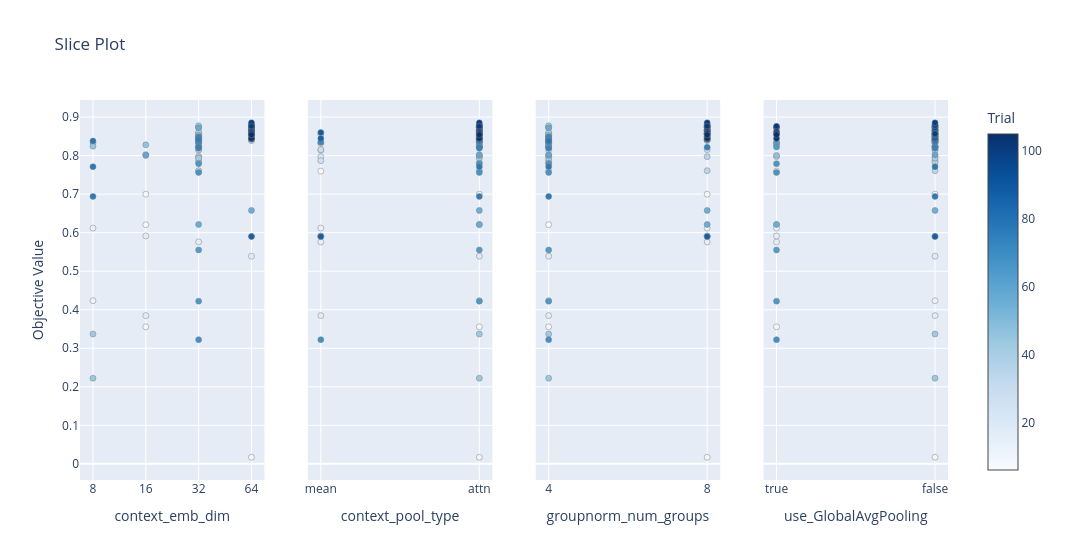

The notebook cell this image was saved under:
### Code cell
fig_slice = plot_slice(study, params=params_to_plot_ARCH)
fig_slice.show()

### Figure 1 — Plotly figure (JSON) as saved in the notebook; plotly's stock layout.template omitted (floating-point values rounded to 4 significant figures)
{"data": [{"marker": {"color": [6, 7, 8, 9, 10, 11, 12, 13, 14, 15, 16, 17, 18, 19, 20, 21, 22, 23, 24, 25, 26, 27, 28, 29, 30, 31, 32, 33, 34, 35, 36, 37, 38, 39, 40, 41, 42, 43, 44, 45, 46, 47, 48, 49, 50, 51, 52, 53, 54, 55, 56, 57, 58, 59, 60, 61, 62, 63, 64, 65, 66, 67, 68, 69, 70, 71, 72, 73, 74, 75, 76, 77, 78, 79, 80, 81, 82, 83, 84, 85, 86, 87, 88, 89, 90, 91, 92, 93, 94, 95, 96, 97, 98, 99, 100, 101, 102, 103, 104, 105], "colorbar": {"title": {"text": "Trial"}, "x": 1, "xpad": 40}, "colorscale": [[0, "rgb(247,251,255)"], [0.125, "rgb(222,235,247)"], [0.25, "rgb(198,219,239)"], [0.375, "rgb(158,202,225)"], [0.5, "rgb(107,174,214)"], [0.625, "rgb(66,146,198)"], [0.75, "rgb(33,113,181)"], [0.875, "rgb(8,81,156)"], [1, "rgb(8,48,107)"]], "line": {"color": "Grey", "width": 0.5}, "showscale": true}, "mode": "markers", "name": "Feasible Trial", "showlegend": false, "type": "scatter", "x": [32, 16, 16, 16, 64, 64, 8, 8, 64, 32, 16, 16, 64, 32, 32, 32, 32, 32, 64, 32, 32, 32, 32, 32, 32, 32, 32, 8, 32, 32, 32, 32, 32, 32, 32, 32, 32, 8, 8, 8, 16, 16, 32, 32, 32, 32, 32, 64, 64, 64, 32, 32, 16, 32, 32, 32, 32, 32, 32, 32, 32, 32, 32, 32, 32, 32, 32, 32, 32, 32, 8, 8, 8, 64, 64, 64, 64, 64, 64, 64, 64, 64, 64, 64, 64, 64, 64, 64, 64, 64, 64, 64, 64, 64, 64, 64, 64, 64, 64, 64], "xaxis": "x", "y": [0.7599, 0.6208, 0.3557, 0.7, 0.01719, 0.5906, 0.4234, 0.612, 0.8396, 0.576, 0.5917, 0.3849, 0.5391, 0.8552, 0.8349, 0.7974, 0.8531, 0.8583, 0.8396, 0.8141, 0.787, 0.8318, 0.8156, 0.8734, 0.8745, 0.8224, 0.8245, 0.8333, 0.7609, 0.7974, 0.8495, 0.8479, 0.7823, 0.8568, 0.8609, 0.8776, 0.7938, 0.337, 0.2224, 0.8245, 0.8281, 0.8005, 0.8438, 0.8391, 0.8526, 0.8469, 0.8365, 0.8562, 0.8568, 0.6578, 0.6214, 0.8724, 0.8026, 0.838, 0.8406, 0.824, 0.8333, 0.5552, 0.8224, 0.4224, 0.7792, 0.7563, 0.3224, 0.8422, 0.8484, 0.8349, 0.8479, 0.8193, 0.8219, 0.8417, 0.6943, 0.7714, 0.838, 0.8734, 0.8802, 0.8641, 0.849, 0.8427, 0.8672, 0.8724, 0.8448, 0.5901, 0.8599, 0.8646, 0.8542, 0.8672, 0.8656, 0.8656, 0.8786, 0.8719, 0.8781, 0.8542, 0.8734, 0.8854, 0.8568, 0.876, 0.8625, 0.8583, 0.8448, 0.8542], "yaxis": "y"}, {"marker": {"color": [6, 7, 8, 9, 10, 11, 12, 13, 14, 15, 16, 17, 18, 19, 20, 21, 22, 23, 24, 25, 26, 27, 28, 29, 30, 31, 32, 33, 34, 35, 36, 37, 38, 39, 40, 41, 42, 43, 44, 45, 46, 47, 48, 49, 50, 51, 52, 53, 54, 55, 56, 57, 58, 59, 60, 61, 62, 63, 64, 65, 66, 67, 68, 69, 70, 71, 72, 73, 74, 75, 76, 77, 78, 79, 80, 81, 82, 83, 84, 85, 86, 87, 88, 89, 90, 91, 92, 93, 94, 95, 96, 97, 98, 99, 100, 101, 102, 103, 104, 105], "colorbar": {"title": {"text": "Trial"}, "x": 1, "xpad": 40}, "colorscale": [[0, "rgb(247,251,255)"], [0.125, "rgb(222,235,247)"], [0.25, "rgb(198,219,239)"], [0.375, "rgb(158,202,225)"], [0.5, "rgb(107,174,214)"], [0.625, "rgb(66,146,198)"], [0.75, "rgb(33,113,181)"], [0.875, "rgb(8,81,156)"], [1, "rgb(8,48,107)"]], "line": {"color": "Grey", "width": 0.5}, "showscale": false}, "mode": "markers", "name": "Feasible Trial", "showlegend": false, "type": "scatter", "x": ["mean", "attn", "attn", "attn", "attn", "mean", "attn", "mean", "attn", "mean", "mean", "mean", "attn", "mean", "attn", "mean", "attn", "attn", "attn", "mean", "mean", "mean", "mean", "attn", "attn", "attn", "attn", "attn", "attn", "attn", "attn", "attn", "attn", "attn", "attn", "attn", "attn", "attn", "attn", "attn", "attn", "attn", "attn", "attn", "attn", "attn", "attn", "attn", "attn", "attn", "attn", "attn", "attn", "attn", "attn", "attn", "attn", "attn", "attn", "attn", "attn", "attn", "mean", "attn", "attn", "mean", "attn", "attn", "attn", "attn", "attn", "attn", "attn", "attn", "attn", "attn", "attn", "attn", "attn", "attn", "mean", "mean", "mean", "attn", "attn", "attn", "attn", "attn", "attn", "attn", "attn", "attn", "attn", "attn", "attn", "attn", "attn", "attn", "attn", "attn"], "xaxis": "x2", "y": [0.7599, 0.6208, 0.3557, 0.7, 0.01719, 0.5906, 0.4234, 0.612, 0.8396, 0.576, 0.5917, 0.3849, 0.5391, 0.8552, 0.8349, 0.7974, 0.8531, 0.8583, 0.8396, 0.8141, 0.787, 0.8318, 0.8156, 0.8734, 0.8745, 0.8224, 0.8245, 0.8333, 0.7609, 0.7974, 0.8495, 0.8479, 0.7823, 0.8568, 0.8609, 0.8776, 0.7938, 0.337, 0.2224, 0.8245, 0.8281, 0.8005, 0.8438, 0.8391, 0.8526, 0.8469, 0.8365, 0.8562, 0.8568, 0.6578, 0.6214, 0.8724, 0.8026, 0.838, 0.8406, 0.824, 0.8333, 0.5552, 0.8224, 0.4224, 0.7792, 0.7563, 0.3224, 0.8422, 0.8484, 0.8349, 0.8479, 0.8193, 0.8219, 0.8417, 0.6943, 0.7714, 0.838, 0.8734, 0.8802, 0.8641, 0.849, 0.8427, 0.8672, 0.8724, 0.8448, 0.5901, 0.8599, 0.8646, 0.8542, 0.8672, 0.8656, 0.8656, 0.8786, 0.8719, 0.8781, 0.8542, 0.8734, 0.8854, 0.8568, 0.876, 0.8625, 0.8583, 0.8448, 0.8542], "yaxis": "y2"}, {"marker": {"color": [6, 7, 8, 9, 10, 11, 12, 13, 14, 15, 16, 17, 18, 19, 20, 21, 22, 23, 24, 25, 26, 27, 28, 29, 30, 31, 32, 33, 34, 35, 36, 37, 38, 39, 40, 41, 42, 43, 44, 45, 46, 47, 48, 49, 50, 51, 52, 53, 54, 55, 56, 57, 58, 59, 60, 61, 62, 63, 64, 65, 66, 67, 68, 69, 70, 71, 72, 73, 74, 75, 76, 77, 78, 79, 80, 81, 82, 83, 84, 85, 86, 87, 88, 89, 90, 91, 92, 93, 94, 95, 96, 97, 98, 99, 100, 101, 102, 103, 104, 105], "colorbar": {"title": {"text": "Trial"}, "x": 1, "xpad": 40}, "colorscale": [[0, "rgb(247,251,255)"], [0.125, "rgb(222,235,247)"], [0.25, "rgb(198,219,239)"], [0.375, "rgb(158,202,225)"], [0.5, "rgb(107,174,214)"], [0.625, "rgb(66,146,198)"], [0.75, "rgb(33,113,181)"], [0.875, "rgb(8,81,156)"], [1, "rgb(8,48,107)"]], "line": {"color": "Grey", "width": 0.5}, "showscale": false}, "mode": "markers", "name": "Feasible Trial", "showlegend": false, "type": "scatter", "x": [4, 4, 4, 8, 8, 8, 4, 8, 8, 8, 8, 4, 4, 4, 4, 4, 4, 8, 8, 4, 4, 4, 8, 4, 4, 4, 4, 4, 8, 8, 8, 8, 4, 4, 4, 4, 4, 4, 4, 4, 4, 4, 4, 4, 4, 4, 4, 8, 8, 8, 8, 4, 4, 4, 4, 4, 4, 4, 4, 4, 4, 4, 4, 4, 4, 4, 4, 4, 8, 8, 4, 4, 4, 8, 8, 8, 8, 8, 8, 8, 8, 8, 8, 8, 8, 8, 8, 8, 8, 8, 8, 8, 8, 8, 8, 8, 8, 8, 8, 8], "xaxis": "x3", "y": [0.7599, 0.6208, 0.3557, 0.7, 0.01719, 0.5906, 0.4234, 0.612, 0.8396, 0.576, 0.5917, 0.3849, 0.5391, 0.8552, 0.8349, 0.7974, 0.8531, 0.8583, 0.8396, 0.8141, 0.787, 0.8318, 0.8156, 0.8734, 0.8745, 0.8224, 0.8245, 0.8333, 0.7609, 0.7974, 0.8495, 0.8479, 0.7823, 0.8568, 0.8609, 0.8776, 0.7938, 0.337, 0.2224, 0.8245, 0.8281, 0.8005, 0.8438, 0.8391, 0.8526, 0.8469, 0.8365, 0.8562, 0.8568, 0.6578, 0.6214, 0.8724, 0.8026, 0.838, 0.8406, 0.824, 0.8333, 0.5552, 0.8224, 0.4224, 0.7792, 0.7563, 0.3224, 0.8422, 0.8484, 0.8349, 0.8479, 0.8193, 0.8219, 0.8417, 0.6943, 0.7714, 0.838, 0.8734, 0.8802, 0.8641, 0.849, 0.8427, 0.8672, 0.8724, 0.8448, 0.5901, 0.8599, 0.8646, 0.8542, 0.8672, 0.8656, 0.8656, 0.8786, 0.8719, 0.8781, 0.8542, 0.8734, 0.8854, 0.8568, 0.876, 0.8625, 0.8583, 0.8448, 0.8542], "yaxis": "y3"}, {"marker": {"color": [6, 7, 8, 9, 10, 11, 12, 13, 14, 15, 16, 17, 18, 19, 20, 21, 22, 23, 24, 25, 26, 27, 28, 29, 30, 31, 32, 33, 34, 35, 36, 37, 38, 39, 40, 41, 42, 43, 44, 45, 46, 47, 48, 49, 50, 51, 52, 53, 54, 55, 56, 57, 58, 59, 60, 61, 62, 63, 64, 65, 66, 67, 68, 69, 70, 71, 72, 73, 74, 75, 76, 77, 78, 79, 80, 81, 82, 83, 84, 85, 86, 87, 88, 89, 90, 91, 92, 93, 94, 95, 96, 97, 98, 99, 100, 101, 102, 103, 104, 105], "colorbar": {"title": {"text": "Trial"}, "x": 1, "xpad": 40}, "colorscale": [[0, "rgb(247,251,255)"], [0.125, "rgb(222,235,247)"], [0.25, "rgb(198,219,239)"], [0.375, "rgb(158,202,225)"], [0.5, "rgb(107,174,214)"], [0.625, "rgb(66,146,198)"], [0.75, "rgb(33,113,181)"], [0.875, "rgb(8,81,156)"], [1, "rgb(8,48,107)"]], "line": {"color": "Grey", "width": 0.5}, "showscale": false}, "mode": "markers", "name": "Feasible Trial", "showlegend": false, "type": "scatter", "x": [true, true, true, false, false, false, false, true, false, true, true, false, false, false, true, true, false, false, false, false, false, false, false, false, false, false, false, false, false, false, false, false, false, false, false, false, false, false, false, false, true, true, false, false, false, false, false, false, false, false, true, true, false, false, false, false, true, true, true, true, true, true, true, false, false, false, false, false, false, false, false, false, false, false, false, false, false, false, false, false, false, false, false, false, false, false, false, false, false, false, false, false, true, false, false, true, true, true, true, true], "xaxis": "x4", "y": [0.7599, 0.6208, 0.3557, 0.7, 0.01719, 0.5906, 0.4234, 0.612, 0.8396, 0.576, 0.5917, 0.3849, 0.5391, 0.8552, 0.8349, 0.7974, 0.8531, 0.8583, 0.8396, 0.8141, 0.787, 0.8318, 0.8156, 0.8734, 0.8745, 0.8224, 0.8245, 0.8333, 0.7609, 0.7974, 0.8495, 0.8479, 0.7823, 0.8568, 0.8609, 0.8776, 0.7938, 0.337, 0.2224, 0.8245, 0.8281, 0.8005, 0.8438, 0.8391, 0.8526, 0.8469, 0.8365, 0.8562, 0.8568, 0.6578, 0.6214, 0.8724, 0.8026, 0.838, 0.8406, 0.824, 0.8333, 0.5552, 0.8224, 0.4224, 0.7792, 0.7563, 0.3224, 0.8422, 0.8484, 0.8349, 0.8479, 0.8193, 0.8219, 0.8417, 0.6943, 0.7714, 0.838, 0.8734, 0.8802, 0.8641, 0.849, 0.8427, 0.8672, 0.8724, 0.8448, 0.5901, 0.8599, 0.8646, 0.8542, 0.8672, 0.8656, 0.8656, 0.8786, 0.8719, 0.8781, 0.8542, 0.8734, 0.8854, 0.8568, 0.876, 0.8625, 0.8583, 0.8448, 0.8542], "yaxis": "y4"}], "layout": {"title": {"text": "Slice Plot"}, "width": 1200, "xaxis": {"anchor": "y", "categoryarray": [8, 16, 32, 64], "categoryorder": "array", "domain": [0, 0.2125], "title": {"text": "context_emb_dim"}, "type": "category"}, "xaxis2": {"anchor": "y2", "categoryarray": ["mean", "attn"], "categoryorder": "array", "domain": [0.2625, 0.475], "title": {"text": "context_pool_type"}, "type": "category"}, "xaxis3": {"anchor": "y3", "categoryarray": [4, 8], "categoryorder": "array", "domain": [0.525, 0.7375], "title": {"text": "groupnorm_num_groups"}, "type": "category"}, "xaxis4": {"anchor": "y4", "categoryarray": [true, false], "categoryorder": "array", "domain": [0.7875, 1], "title": {"text": "use_GlobalAvgPooling"}, "type": "category"}, "yaxis": {"anchor": "x", "domain": [0, 1], "title": {"text": "Objective Value"}}, "yaxis2": {"anchor": "x2", "domain": [0, 1], "matches": "y", "showticklabels": false}, "yaxis3": {"anchor": "x3", "domain": [0, 1], "matches": "y", "showticklabels": false}, "yaxis4": {"anchor": "x4", "domain": [0, 1], "matches": "y", "showticklabels": false}}}
